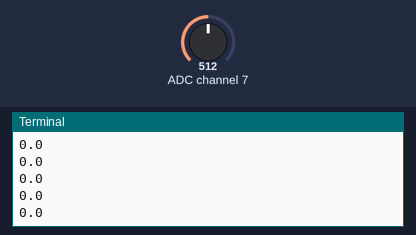
Bench run of a program on a simulated Raspberry Pi (BCM pin numbers). Shown: the last lines printed to the terminal. Inputs (shaded band) come from the test bench; at power-on: ADC channel 7 = 512 (analog values on the 0–1023 scale). The clock reads 2024-03-15 10:24:30 at power-on unless the program sets it.

Above: at 1.2 s.
1.3 s: ADC channel 7 set to 716
At 1.36 s:
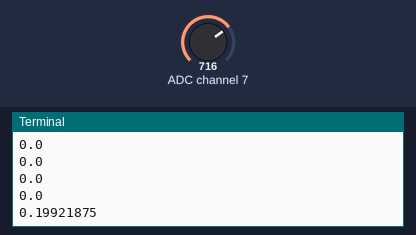
2.8 s: ADC channel 7 set to 900
At 2.82 s:
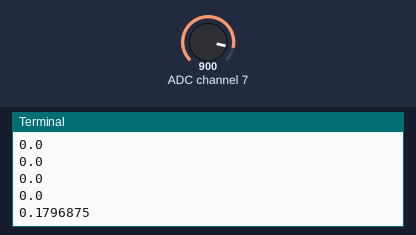
Timing chart, 0 to 5.8 s (numbered marks = the images above; inputs shaded):
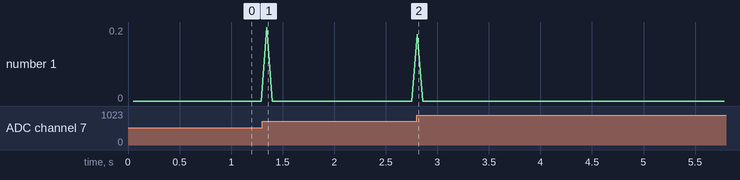

The program:

test-microphone2.py
```python
import time
import sys
import pigpio
import Adafruit_MCP3008

CLK  = 23
MISO = 24
MOSI = 25
CS   = 18
mcp = Adafruit_MCP3008.MCP3008(clk=CLK, cs=CS, miso=MISO, mosi=MOSI)

#SPI_PORT   = 0
#SPI_DEVICE = 0
#mcp = Adafruit_MCP3008.MCP3008(spi=SPI.SpiDev(SPI_PORT, SPI_DEVICE))

#pi=pigpio.pi()

#while True:
#	val = mcp.read_adc(7)
#
#	n = val;
#	if n < 0:
#		n = 0
#	if n > 255:
#		n = 255
#
#	for i in range(n):
#		sys.stdout.write('#')
#		sys.stdout.flush()
#	#pi.set_PWM_dutycycle(12, n)
#	print val
#	time.sleep(0.5)

sampleWindow = 50; # sample window width in mS (50 mS = 20Hz)
sample = "";

def millis():
        return int(round(time.time() * 1000))

while True:
	startMillis = millis(); # Start of sample window
	peakToPeak = 0; # peak-to-peak level

	signalMax = 0;
	signalMin = 1024;

	#collect data for 50 mS
	while (millis() - startMillis < sampleWindow):
		sample = mcp.read_adc(7);
		if (sample < 1024): # toss out spurious readings
			if (sample > signalMax):
				signalMax = sample; # save just the max levels
			elif (sample < signalMin):
				signalMin = sample; # save just the min levels

	peakToPeak = signalMax - signalMin; # max - min = peak-peak amplitude
	#volts = peakToPeak / 1024; # convert to volts
	percentage = float(peakToPeak) / 1024;

	print percentage;
	#print (100 - (percentage * 100));
	#print "%f %%\n" % percentage*100;
	#pi.set_PWM_dutycycle(12, 255 * (1 - (percentage)));
```

Measured:
- after the input at 1.3 s, the terminal: prints a new line after 0.05 s (image 1)
- after the input at 2.8 s, the terminal: prints a new line at once (image 2)
